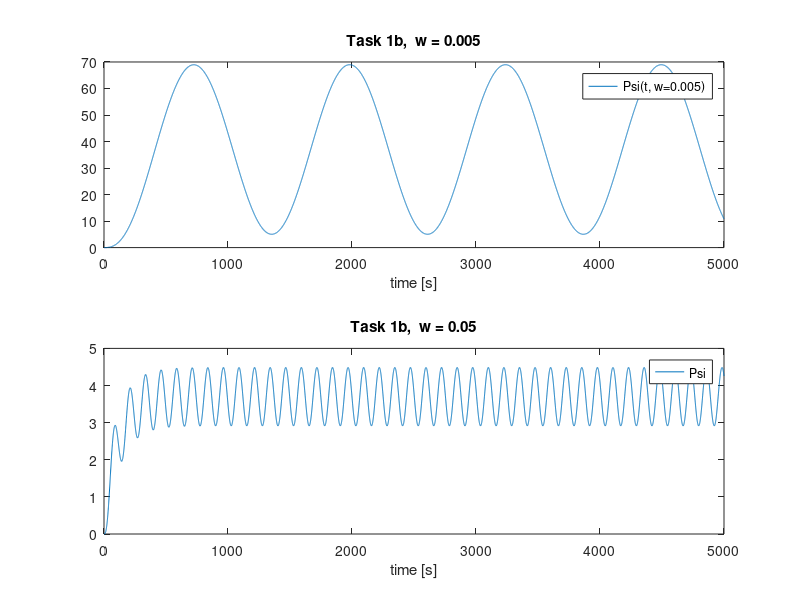

The MATLAB source for this figure:
close all;

%% load psi
load('psi_w005.mat');
t = compass(1,:);
psi1 = compass(2,:);


load('psi_w05.mat');
psi2 = compass(2,:);

%% Plot psi 

subplot(2,1,1);
plot(t, psi1); title('Task 1b,  w = 0.005'); legend('Psi(t, w=0.005)'); xlabel('time [s]')

subplot(2,1,2);
plot(t, psi2); title('Task 1b,  w = 0.05'); legend('Psi'); xlabel('time [s]')
